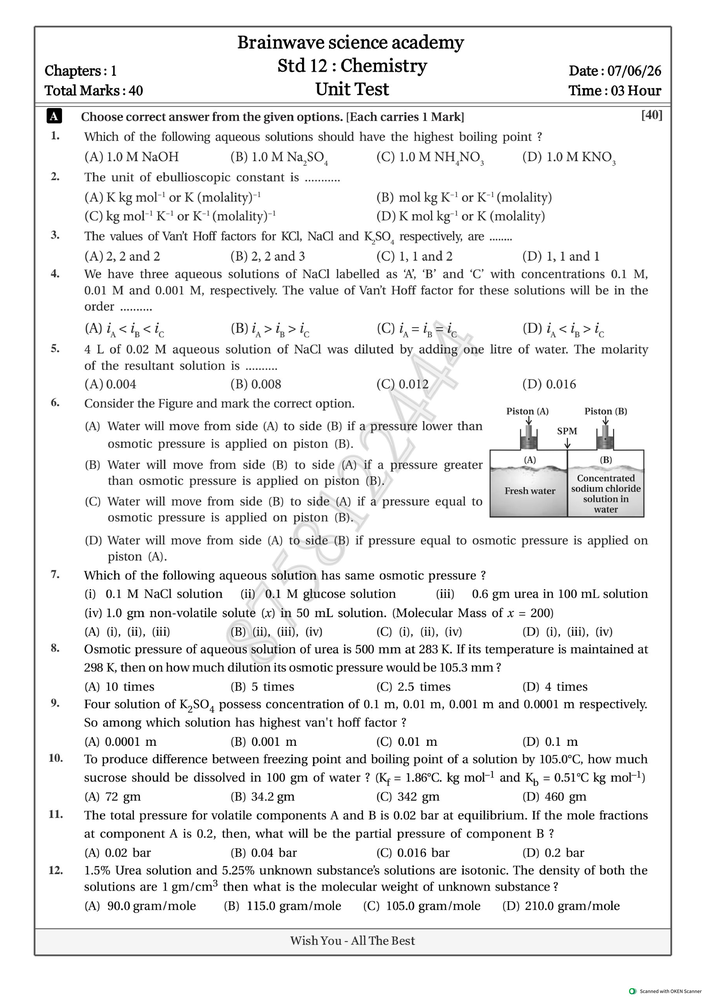
#> input picture scratch/page1.png, 706 x 999 px, shrunk from 3719 x 5263 before the run, found by its file name
$ python find_contours_test.py
#> lines starting #> are read from the running program, lines starting #| are printed output that depends on the picture; after the words box and inside, x2 and y2 are one past the last pixel; in counts of white or black regions, pixels touching at a corner belong together
import cv2
import numpy as np

def main():
    img = cv2.imread("c:/Users/dell/Desktop/coaching/scratch/page1.png")
#> img is the input picture: shape (999, 706, 3); mean B, G, R 237.1, 237.1, 237.1
    h, w, _ = img.shape
#> h = 999; w = 706
    gray = cv2.cvtColor(img, cv2.COLOR_BGR2GRAY)

    # Adaptive thresholding or Canny to handle watermark/noise
    edges = cv2.Canny(gray, 50, 150)
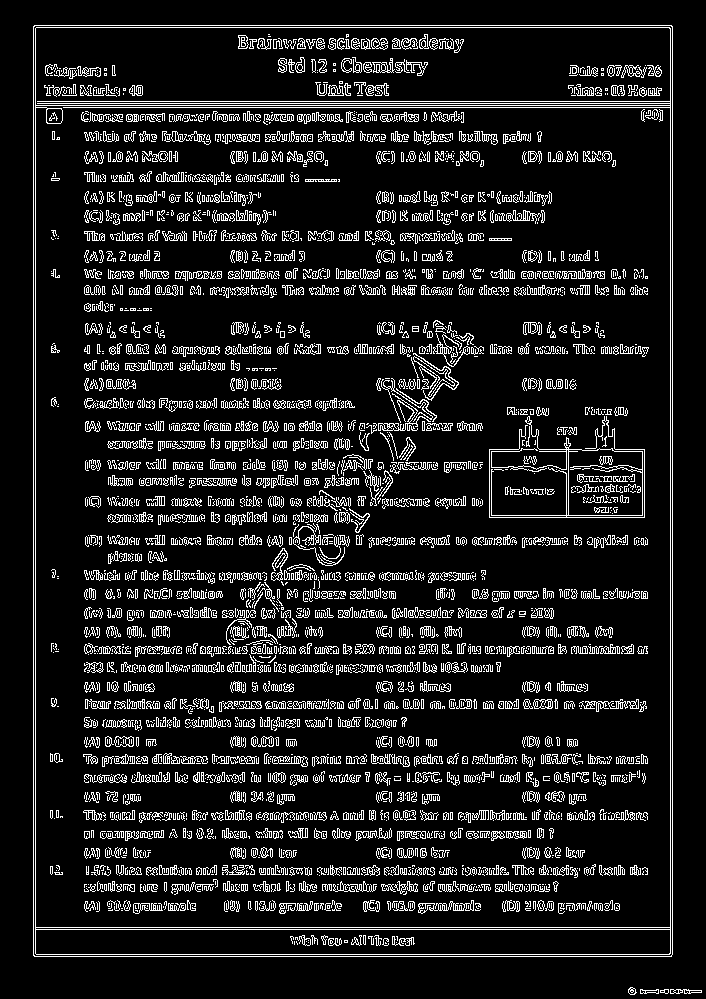
#> edges: shape (999, 706); 11.3% white in thin lines or dots

    # Find list of contours
    contours, _ = cv2.findContours(edges, cv2.RETR_LIST, cv2.CHAIN_APPROX_SIMPLE)
#> contours = 5889 contours, 4921 with area under 20; largest, box (x1, y1, x2, y2) and area: (33, 25, 673, 957) 594906, (33, 25, 673, 957) 594901, (35, 27, 671, 955) 588643, (35, 105, 671, 928) 521732, (35, 27, 671, 106) 49524
    print("Total contours found:", len(contours))
#| Total contours found: 5889

    diagram_candidates = []
    for cnt in contours:
        x, y, cw, ch = cv2.boundingRect(cnt)
        # We want contours that are substantial in size
        if cw > 200 and ch > 200 and cw < w * 0.8 and ch < h * 0.8:
            diagram_candidates.append((x, y, cw, ch))
#> this loop made 5889 passes
#> (x, y, cw, ch) on passes 1 to 3: (689, 990, 13, 4), (660, 990, 5, 3), (630, 990, 4, 3)
#> after the loop, diagram_candidates = []

    print("Candidates:", len(diagram_candidates))
#| Candidates: 0
    # Print the top 10 largest candidates by area
    diagram_candidates = sorted(diagram_candidates, key=lambda c: c[2]*c[3], reverse=True)
    for i, (x, y, cw, ch) in enumerate(diagram_candidates[:10]):
        print(f"{i+1}: X={x}, Y={y}, W={cw}, H={ch}, Area={cw*ch}")
#> this loop made 0 passes

if __name__ == "__main__":
    main()

$ run again, with scratch/chapter6_page2.png copied over scratch/page1.png
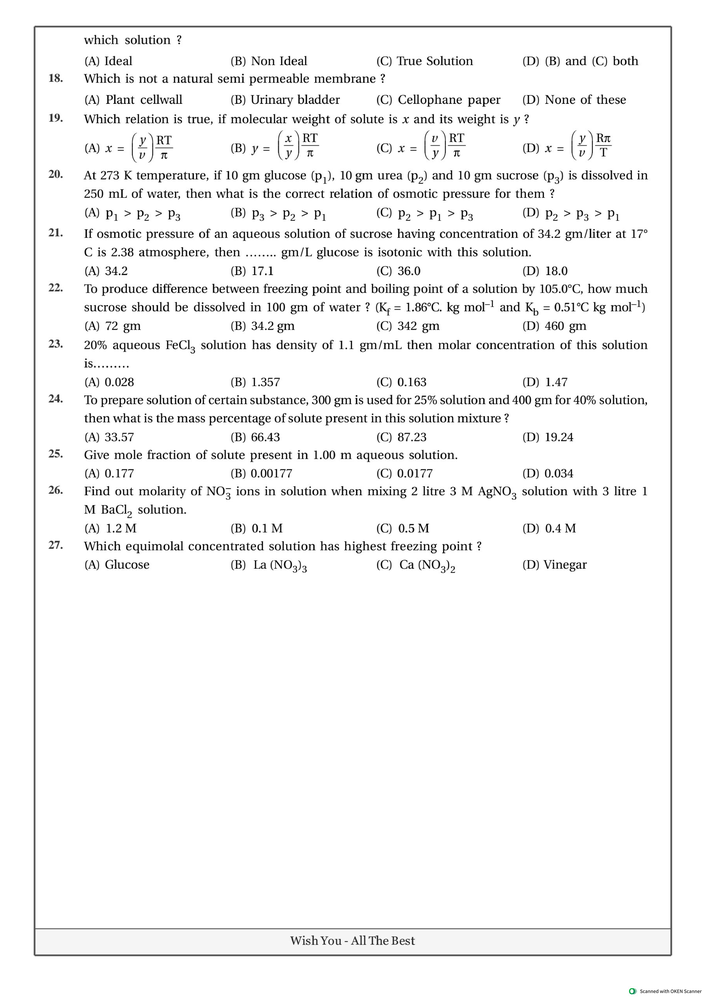
#> input picture scratch/chapter6_page2.png, 706 x 999 px, shrunk from 3719 x 5263 before the run, found by its file name
#> in main, img is the input picture: shape (999, 706, 3); mean B, G, R 244.6, 244.6, 244.6
#> in main, `edges = cv2.Canny(gray, 50, 150)`:
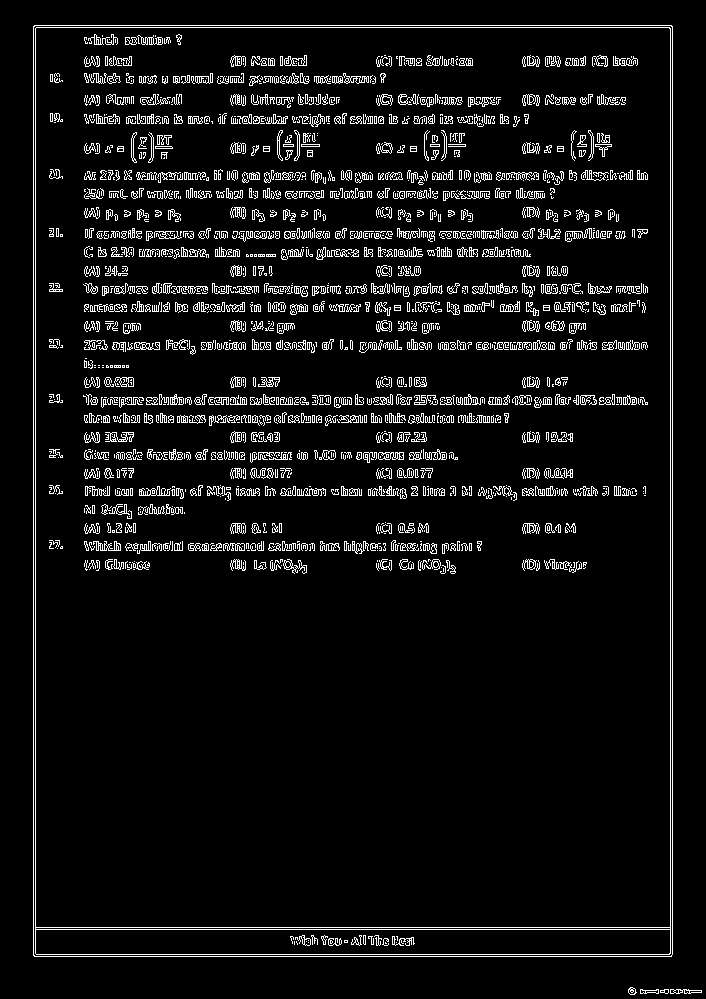
#> edges: shape (999, 706); 6.6% white in thin lines or dots
#> contours = 3323 contours, 2745 with area under 20; largest, box (x1, y1, x2, y2) and area: (33, 25, 673, 957) 594906, (33, 25, 673, 957) 594901, (35, 27, 671, 955) 588643, (35, 27, 671, 928) 571496, (35, 929, 671, 955) 15872
#| Total contours found: 3323
#> the loop in main, `for cnt in contours:` made 3323 passes
#> (x, y, cw, ch) on passes 1 to 3: (689, 990, 13, 4), (660, 990, 5, 3), (630, 990, 4, 3)
#> after the loop in main, `for cnt in contours:`: diagram_candidates = []
#| Candidates: 0

$ run again, with scratch/chapter6_page3.png copied over scratch/page1.png
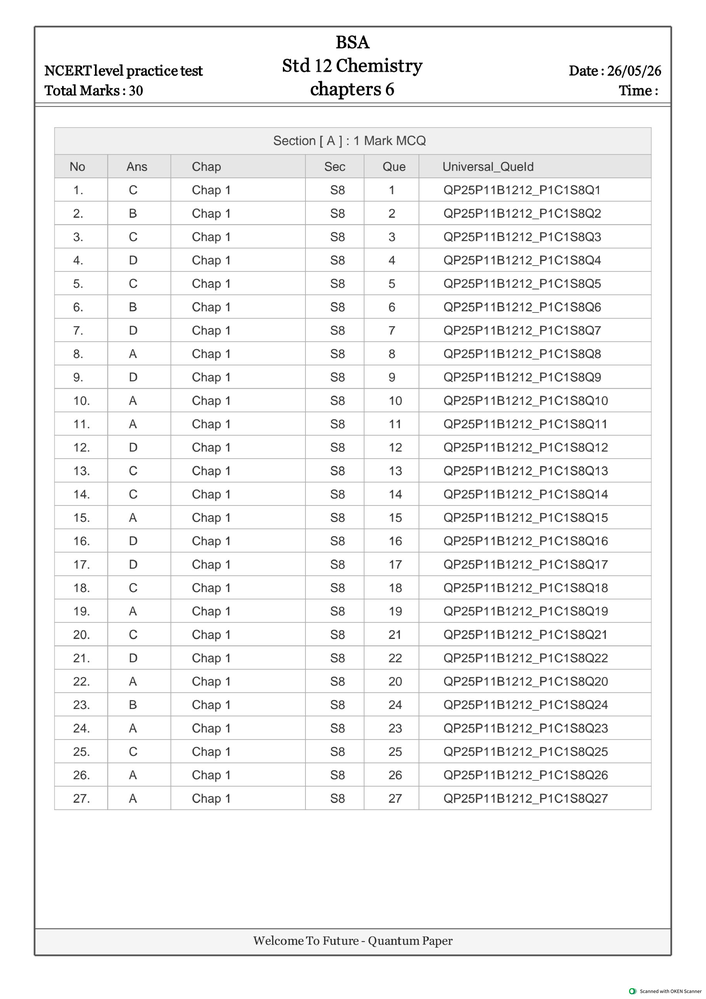
#> input picture scratch/chapter6_page3.png, 706 x 999 px, shrunk from 3719 x 5263 before the run, found by its file name
#> in main, img is the input picture: shape (999, 706, 3); mean B, G, R 243.1, 243.1, 243.1
#> in main, `edges = cv2.Canny(gray, 50, 150)`:
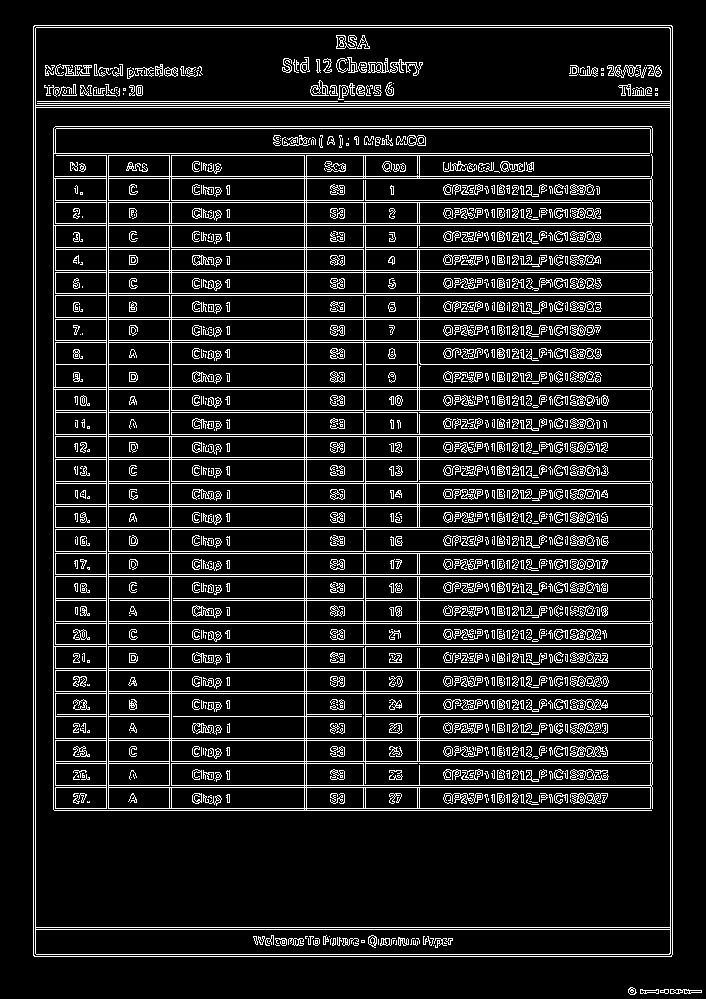
#> edges: shape (999, 706); 12.3% white in thin lines or dots
#> contours = 3040 contours, 2102 with area under 20; largest, box (x1, y1, x2, y2) and area: (33, 25, 673, 957) 594906, (33, 25, 673, 957) 594901, (35, 27, 671, 955) 588643, (35, 107, 671, 928) 520698, (53, 126, 653, 811) 383318
#| Total contours found: 3040
#> the loop in main, `for cnt in contours:` made 3040 passes
#> (x, y, cw, ch) on passes 1 to 3: (689, 990, 13, 4), (660, 990, 5, 3), (630, 990, 4, 3)
#> after the loop in main, `for cnt in contours:`: diagram_candidates = []
#| Candidates: 0

$ run again, with scratch/q19_only.png copied over scratch/page1.png
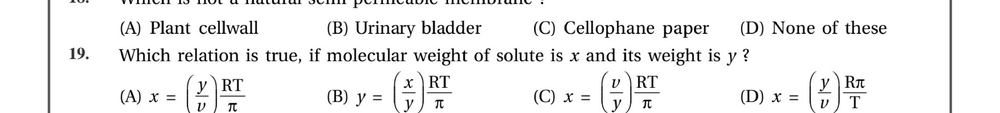
#> input picture scratch/q19_only.png, 1000 x 113 px, shrunk from 3719 x 421 before the run, found by its file name
#> in main, img is the input picture: shape (113, 1000, 3); min 0, max 255, mean 239.3
#> in main, `edges = cv2.Canny(gray, 50, 150)`:
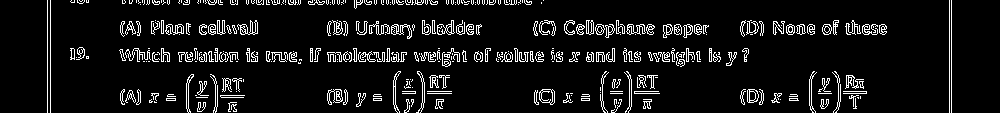
#> edges: shape (113, 1000); 8.3% white in thin lines or dots
#> contours = 728 contours, 549 with area under 20; largest, box (x1, y1, x2, y2) and area: (539, 89, 555, 105) 190, (437, 20, 455, 35) 142, (540, 89, 553, 104) 134, (747, 89, 759, 103) 126, (327, 89, 343, 105) 125
#| Total contours found: 728
#> the loop in main, `for cnt in contours:` made 728 passes
#> (x, y, cw, ch) on passes 1 to 3: (187, 108, 3, 5), (214, 106, 3, 6), (810, 105, 3, 5)
#> after the loop in main, `for cnt in contours:`: diagram_candidates = []
#| Candidates: 0
